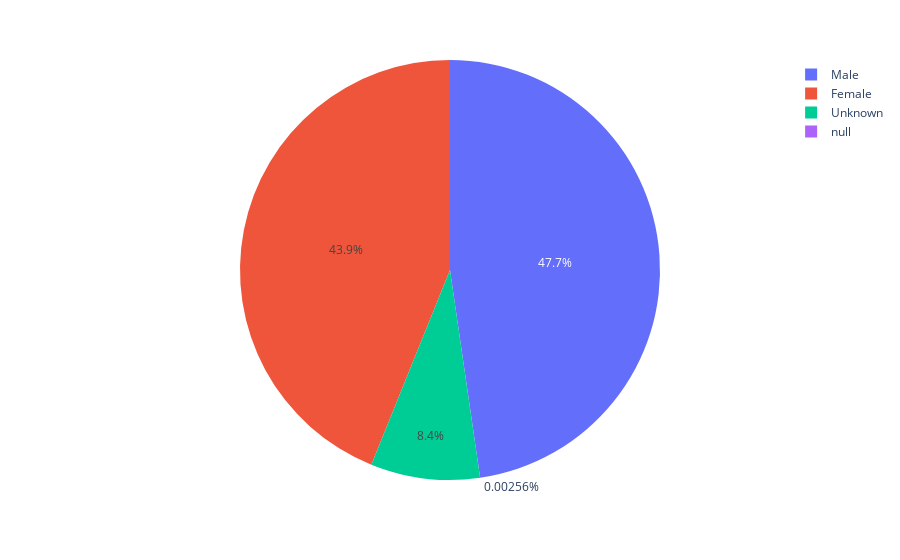

Notebook source saved alongside this figure:
### Code cell
gen_pie_chart(df,'sex')

### Figure 1 — Plotly figure (JSON) as saved in the notebook; plotly's stock layout.template omitted (floating-point values rounded to 4 significant figures)
{"data": [{"domain": {"x": [0, 1], "y": [0, 1]}, "hovertemplate": "sex=%{label}<br>count=%{value}<extra></extra>", "labels": [null, "Unknown", "Female", "Male"], "legendgroup": "", "name": "", "showlegend": true, "type": "pie", "values": [2, 6575, 34346, 37333]}], "layout": {"legend": {"tracegroupgap": 0}, "margin": {"t": 60}}}
